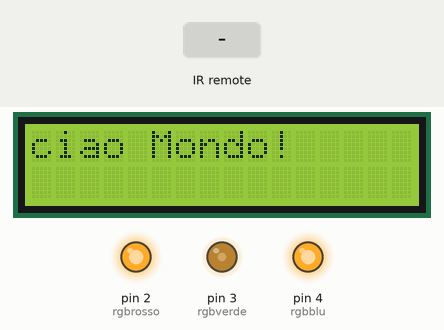
Recording of a sketch running on a simulated Arduino Uno, built with avr-gcc and run on an emulated ATmega328P. Shown: 16×2 character LCD, output pins drawn as LEDs (lit = HIGH). The inputs (shaded band) are chosen by the test bench. What the sketch prints to the serial monitor is not drawn.

Above: at 2.2 s.
2.3 s: infrared code 0xFF30CF received
At 8.1 s:
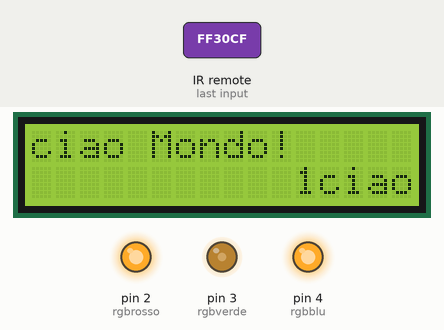
9.0 s: infrared code 0xFF18E7 received
At 14.0 s:
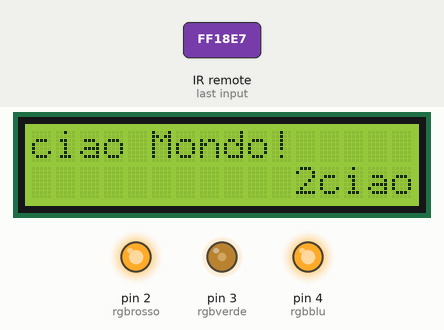
15.0 s: infrared code 0xFF7A85 received
At 21.2 s:
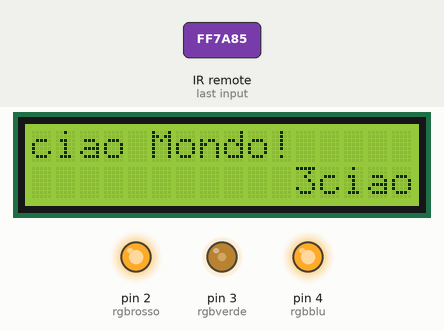
21.5 s: infrared code 0xFF10EF received
At 27.7 s:
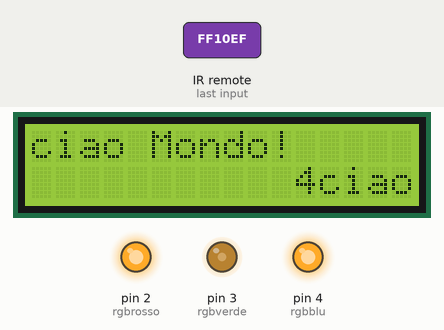
28.0 s: infrared code 0xFF38C7 received
At 34.1 s:
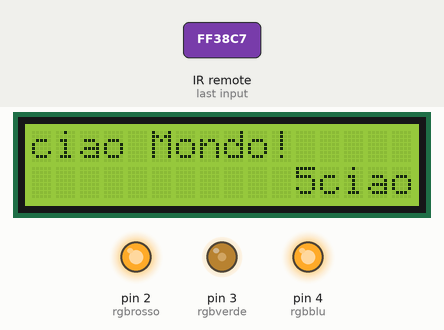
34.5 s: infrared code 0xFF5AA5 received
At 40.4 s:
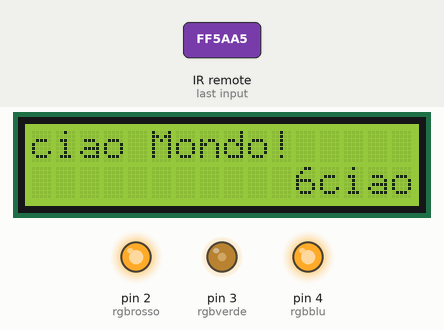
Timing chart, 0 to 41.9 s (numbered marks = the images above; inputs shaded):
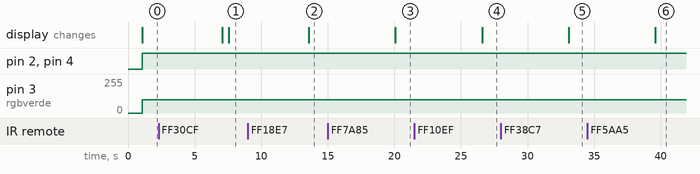

The sketch:

RGB.ino
```cpp
/*
 * PROGETTO MILLER
 * by Guaira Jaramillo Nitoglia
 *
 *
 * V. 0.2
 *
 * -------------------------
 * -------------------------
 *
 * Obiettivo progetto: controllo di un RGB tramite la pressione di alcuni pulsanti su un telecomando a infrarossi
 *
 * -------------------------
 * -------------------------
 *
 * CHANGELOG:
 * ** 25/12/2018 ** v 0.1 **
 * -Creazione progetto
 * -Abilitazione dell' RGB
 * -Aggiunto display LCD
 * [BUG] controllo tramite telecomando non funzionante
 *
 * ** 25/12/2018 ** v 0.2 **
 * -
 */
#include <LiquidCrystal.h>
#include <IRremote.h>
int IRpin=6;
int rgbrosso=2;
int rgbverde=3;
int rgbblu=4;
int contatore=0;
int contatore1=0;
int riga=0;
int valore=0;
IRrecv irrecv(IRpin);
decode_results results;
const int rs=12, en=11, d4=10, d5=9, d6=8, d7=7;
LiquidCrystal lcd(rs, en, d4, d5, d6, d7);
void setup() {
  Serial.begin(9600);
  irrecv.enableIRIn();
  pinMode(rgbrosso, OUTPUT);
  pinMode(rgbverde, OUTPUT);
  pinMode(rgbblu, OUTPUT);
  lcd.begin(16,2);
  lcd.setCursor(0, 0);
  lcd.print("Benvenuto");
  lcd.setCursor(0, 1);
  lcd.print("P. Miller 0.2");
  delay(1000);
  lcd.clear();
}

void loop() {
  if(irrecv.decode(&results)){
    Serial.println(results.value, HEX);
    irrecv.resume();
  }

  if(results.value==0xFF30CF){
    lcd.print("1");
    delay(500);
    if(riga=0){
      contatore=contatore+1;
    }
    else{
      contatore1=contatore1+1;
    }
  }
  if(results.value==0xFF18E7){
    lcd.print("2");
    delay(500);
    if(riga=0){
      contatore=contatore+1;
    }
    else{
      contatore1=contatore1+1;
    }
  }
  if(results.value==0xFF7A85){
    lcd.print("3");
    delay(500);
    if(riga=0){
      contatore=contatore+1;
    }
    else{
      contatore1=contatore1+1;
    }
  }
  if(results.value==0xFF10EF){
    lcd.print("4");
    delay(500);
    if(riga=0){
      contatore=contatore+1;
    }
    else{
      contatore1=contatore1+1;
    }
  }
  if(results.value==0xFF38C7){
    lcd.print("5");
    delay(500);
    if(riga=0){
      contatore=contatore+1;
    }
    else{
      contatore1=contatore1+1;
    }
  }
  if(results.value==0xFF5AA5){
    lcd.print("6");
    delay(500);
    if(riga=0){
      contatore=contatore+1;
    }
    else{
      contatore1=contatore1+1;
    }
  }
  if(results.value==0xFF42BD){
    lcd.print("7");
    delay(500);
    if(riga=0){
      contatore=contatore+1;
    }
    else{
      contatore1=contatore1+1;
    }
  }
  if(results.value==0xFF4AB5){
    lcd.print("8");
    delay(500);
    if(riga=0){
      contatore=contatore+1;
    }
    else{
      contatore1=contatore1+1;
    }
  }
  if(results.value==0xFF52AD){
    lcd.print("9");
    delay(500);
    if(riga=0){
      contatore=contatore+1;
    }
    else{
      contatore1=contatore1+1;
    }
  }
  if(results.value==0xFF6897){
    lcd.print("0");
    delay(500);
    if(riga=0){
      contatore=contatore+1;
    }
    else{
      contatore1=contatore1+1;
    }
  }
  if(results.value==0xFFA25D){
    lcd.clear();
    contatore=0;
    contatore1=0;
  }
  if(results.value==0xFFE01F){
    lcd.setCursor(contatore, 1);
    riga=1;
  }
  if(results.value==0xFF906F){
    lcd.setCursor(contatore1, 0);
    riga=0;
  }


  analogWrite(rgbrosso, 200);
  analogWrite(rgbverde, 100);
  analogWrite(rgbblu, 180);

  lcd.print("ciao Mondo!");
  delay(3000);
  lcd.setCursor(0, 4);
  lcd.print("           ");
  delay(3000);

}
```

Measured:
- after the input at 2.3 s, the display: first changes after 4.8 s (image 1 shows a later state)
- after the input at 9.0 s, the display: changes after 4.6 s (image 2)
- after the input at 15.0 s, the display: changes after 5.1 s (image 3)
- after the input at 21.5 s, the display: changes after 5.1 s (image 4)
- after the input at 28.0 s, the display: changes after 5.1 s (image 5)
- after the input at 34.5 s, the display: changes after 5.1 s (image 6)
